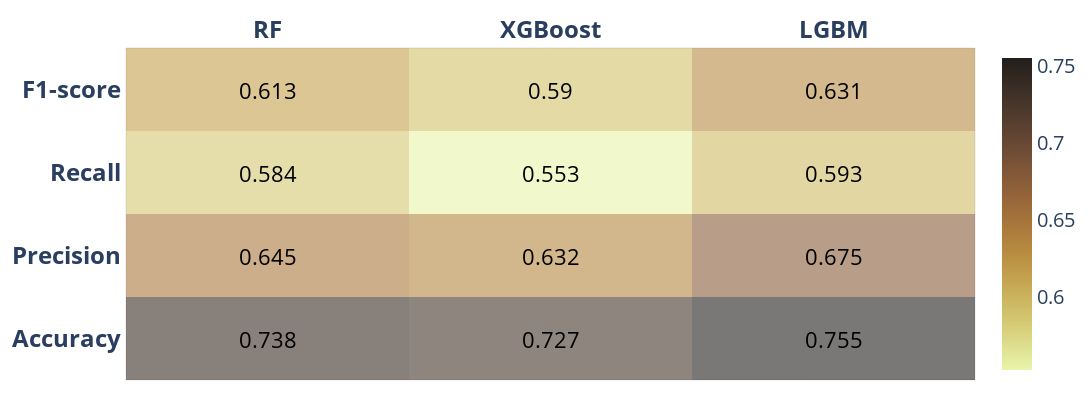

Source (notebook cell):
### Code cell
import numpy as np
import plotly.graph_objects as go
from functools import reduce
from itertools import product
from IPython.display import Image
SUB = str.maketrans("0123456789", "₀₁₂₃₄₅₆₇₈₉")
SUP = str.maketrans("0123456789", "⁰¹²³⁴⁵⁶⁷⁸⁹")
z=[[np.round(evaluation1(y_test,pred1)[0],3),np.round(evaluation1(y_test,pred2)[0],3),
    np.round(evaluation1(y_test,pred4)[0],3)],
   
   [np.round(evaluation1(y_test,pred1)[1],3),np.round(evaluation1(y_test,pred2)[1],3),
    np.round(evaluation1(y_test,pred4)[1],3)],
   
   [np.round(evaluation1(y_test,pred1)[2],3),np.round(evaluation1(y_test,pred2)[2],3),
    np.round(evaluation1(y_test,pred4)[2],3)],
   
   [np.round(evaluation1(y_test,pred1)[3],3),np.round(evaluation1(y_test,pred2)[3],3),
   np.round(evaluation1(y_test,pred4)[3],3)]]

x=['<b>RF</b>', '<b>XGBoost</b>',  '<b>LGBM</b>', ]
y=['<b>Accuracy</b>','<b>Precision</b>','<b>Recall</b>','<b>F1-score</b>']

def get_anno_text(z_value):
    annotations=[]
    a, b = len(z_value), len(z_value[0])
    flat_z = reduce(lambda x,y: x+y, z_value) # z_value.flat if you deal with numpy
    coords = product(range(a), range(b))
    for pos, elem in zip(coords, flat_z):
        annotations.append({'font': {'color': 'black'},
                    'showarrow': False,
                    'text': str(elem),
                    'x': pos[1],
                    'y': pos[0],
                        'font.size':22   })
    return annotations

fig = go.Figure(data=go.Heatmap(
                   z=z,
                   x=x,
                   y=y,
                   hoverongaps = True, colorscale ='turbid',
    opacity=0.6,colorbar=dict(tickfont=dict(size=20)) ))#matter#

fig.update_layout(title={'text': "",
        'y':0.8,
        'x':0.5,
        'xanchor': 'center',
        'yanchor': 'top'},
           plot_bgcolor='rgba(0,0,0,0)',       
    annotations = get_anno_text(z),
                 width=1200,
height=400,xaxis={'side': 'top'},margin=dict(l=20, r=20, t=20, b=20))

fig.update_xaxes(tickfont = dict(size=24),linewidth=0.1, linecolor='black',
    
                 mirror=True)
fig.update_yaxes(tickfont = dict(size=24),linewidth=0.1, linecolor='black',
        
                 mirror=True)
fig.write_image("table_22.png",engine="kaleido")
#plt.savefig("table.pdf", format="pdf", bbox_inches="tight")
fig.show()
Image('table_22.png')

### Figure 1 — Plotly figure (JSON) as saved in the notebook; plotly's stock layout.template omitted (floating-point values rounded to 4 significant figures)
{"data": [{"colorbar": {"tickfont": {"size": 20}}, "colorscale": [[0, "rgb(232, 245, 171)"], [0.09091, "rgb(220, 219, 137)"], [0.1818, "rgb(209, 193, 107)"], [0.2727, "rgb(199, 168, 83)"], [0.3636, "rgb(186, 143, 66)"], [0.4545, "rgb(170, 121, 60)"], [0.5455, "rgb(151, 103, 58)"], [0.6364, "rgb(129, 87, 56)"], [0.7273, "rgb(104, 72, 53)"], [0.8182, "rgb(80, 59, 46)"], [0.9091, "rgb(57, 45, 37)"], [1, "rgb(34, 30, 27)"]], "hoverongaps": true, "opacity": 0.6, "type": "heatmap", "x": ["<b>RF</b>", "<b>XGBoost</b>", "<b>LGBM</b>"], "y": ["<b>Accuracy</b>", "<b>Precision</b>", "<b>Recall</b>", "<b>F1-score</b>"], "z": [[0.738, 0.727, 0.755], [0.645, 0.632, 0.675], [0.584, 0.553, 0.593], [0.613, 0.59, 0.631]]}], "layout": {"annotations": [{"font": {"color": "black", "size": 22}, "showarrow": false, "text": "0.738", "x": 0, "y": 0}, {"font": {"color": "black", "size": 22}, "showarrow": false, "text": "0.727", "x": 1, "y": 0}, {"font": {"color": "black", "size": 22}, "showarrow": false, "text": "0.755", "x": 2, "y": 0}, {"font": {"color": "black", "size": 22}, "showarrow": false, "text": "0.645", "x": 0, "y": 1}, {"font": {"color": "black", "size": 22}, "showarrow": false, "text": "0.632", "x": 1, "y": 1}, {"font": {"color": "black", "size": 22}, "showarrow": false, "text": "0.675", "x": 2, "y": 1}, {"font": {"color": "black", "size": 22}, "showarrow": false, "text": "0.584", "x": 0, "y": 2}, {"font": {"color": "black", "size": 22}, "showarrow": false, "text": "0.553", "x": 1, "y": 2}, {"font": {"color": "black", "size": 22}, "showarrow": false, "text": "0.593", "x": 2, "y": 2}, {"font": {"color": "black", "size": 22}, "showarrow": false, "text": "0.613", "x": 0, "y": 3}, {"font": {"color": "black", "size": 22}, "showarrow": false, "text": "0.59", "x": 1, "y": 3}, {"font": {"color": "black", "size": 22}, "showarrow": false, "text": "0.631", "x": 2, "y": 3}], "height": 400, "margin": {"b": 20, "l": 20, "r": 20, "t": 20}, "plot_bgcolor": "rgba(0,0,0,0)", "title": {"text": "", "x": 0.5, "xanchor": "center", "y": 0.8, "yanchor": "top"}, "width": 1200, "xaxis": {"linecolor": "black", "linewidth": 0.1, "mirror": true, "side": "top", "tickfont": {"size": 24}}, "yaxis": {"linecolor": "black", "linewidth": 0.1, "mirror": true, "tickfont": {"size": 24}}}}
